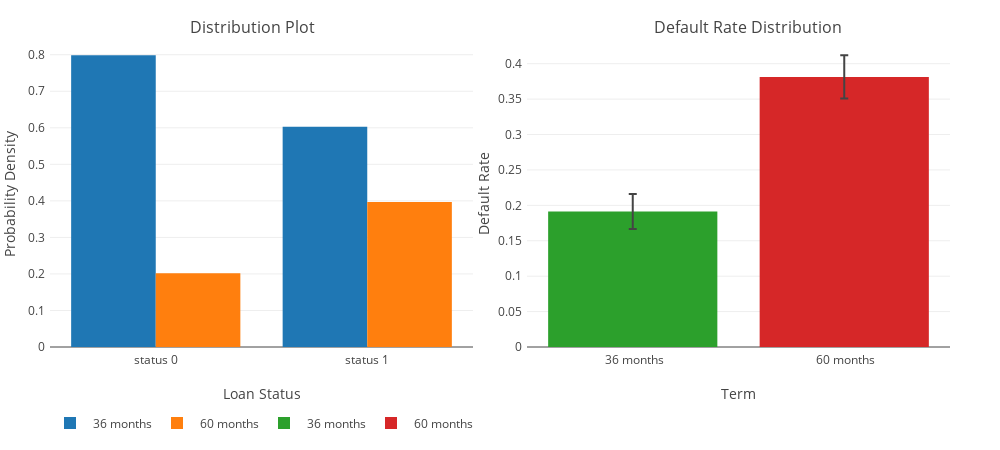

The cell this chart's notebook holds for it:
### Markdown cell above
# Categorical Features

### Code cell
# term
feature = 'term'
iplot(categorical_plot(data=train, feature=feature, width=1000, height=450))

### Figure 1 — Plotly figure (JSON) as saved in the notebook; plotly's stock layout.template omitted (floating-point values rounded to 4 significant figures)
{"data": [{"name": " 36 months", "type": "bar", "uid": "f7008a2e-9052-11e8-90fb-88e9fe51b829", "x": ["status 0", "status 1"], "xaxis": "x", "y": [0.7983, 0.6029], "yaxis": "y"}, {"name": " 60 months", "type": "bar", "uid": "f702f62e-9052-11e8-a001-88e9fe51b829", "x": ["status 0", "status 1"], "xaxis": "x", "y": [0.2017, 0.3971], "yaxis": "y"}, {"error_y": {"array": [0.02466], "visible": true}, "name": " 36 months", "type": "bar", "uid": "f70f8628-9052-11e8-ad87-88e9fe51b829", "x": [" 36 months"], "xaxis": "x2", "y": [0.1912], "yaxis": "y2"}, {"error_y": {"array": [0.03046], "visible": true}, "name": " 60 months", "type": "bar", "uid": "f711eeae-9052-11e8-8c5a-88e9fe51b829", "x": [" 60 months"], "xaxis": "x2", "y": [0.3813], "yaxis": "y2"}], "layout": {"annotations": [{"font": {"size": 16}, "showarrow": false, "text": "Distribution Plot", "x": 0.225, "xanchor": "center", "xref": "paper", "y": 1, "yanchor": "bottom", "yref": "paper"}, {"font": {"size": 16}, "showarrow": false, "text": "Default Rate Distribution", "x": 0.775, "xanchor": "center", "xref": "paper", "y": 1, "yanchor": "bottom", "yref": "paper"}], "height": 450, "legend": {"orientation": "h", "xanchor": "auto", "y": -0.2}, "margin": {"b": 50, "l": 50, "pad": 4, "r": 50, "t": 40}, "width": 1000, "xaxis": {"anchor": "y", "domain": [0, 0.47], "title": "Loan Status"}, "xaxis2": {"anchor": "y2", "domain": [0.53, 1], "title": "Term"}, "yaxis": {"anchor": "x", "domain": [0, 1], "title": "Probability Density"}, "yaxis2": {"anchor": "x2", "domain": [0, 1], "title": "Default Rate"}}}
